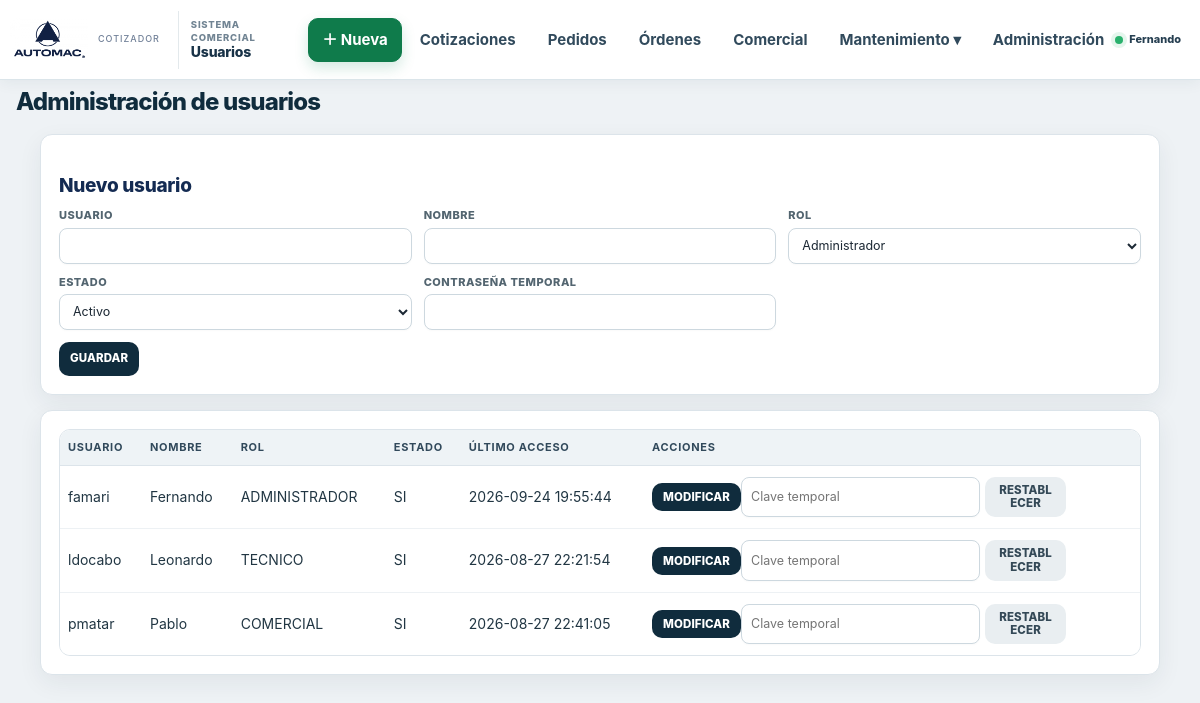
/administrar_usuarios.php (signed in), run on an earlier commit of the app's database.
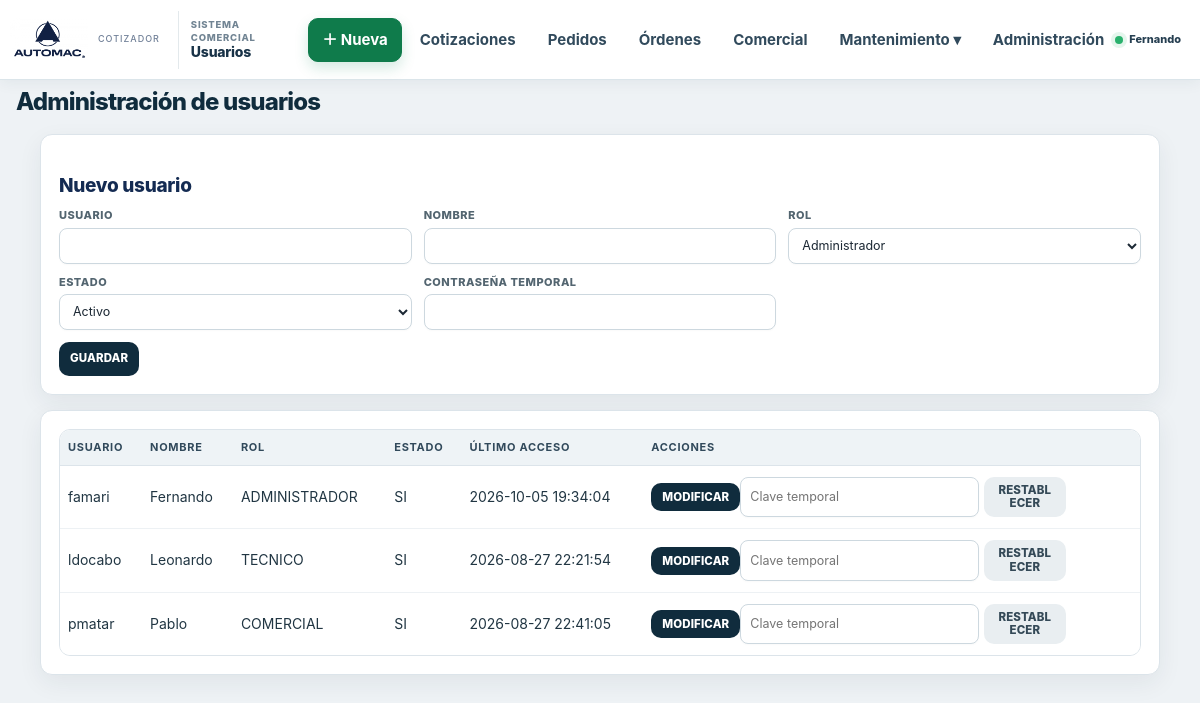
And on a later commit of the database.
### tables this page shows
CREATE TABLE `usuarios` (
  `usuario_id` int(10) UNSIGNED NOT NULL,
  `usuario_login` varchar(50) NOT NULL,
  `usuario_nombre` varchar(120) NOT NULL,
  `usuario_password` varchar(255) NOT NULL,
  `usuario_rol` enum('ADMINISTRADOR','COMERCIAL','TECNICO') NOT NULL,
  `usuario_activo` enum('SI','NO') NOT NULL DEFAULT 'SI',
  `usuario_debe_cambiar_clave` enum('SI','NO') NOT NULL DEFAULT 'SI',
  `usuario_ultimo_acceso` datetime DEFAULT NULL,
  `usuario_creado` datetime NOT NULL DEFAULT current_timestamp(),
  `usuario_modificado` datetime DEFAULT NULL
);

### administrar_usuarios.php (the view, shortened to what this page needs)
<?php
require_once 'conexion.php';
function e($v){return htmlspecialchars((string)$v,ENT_QUOTES,'UTF-8');}
$editar=null;
$usuarios=$conexion->query('SELECT * FROM usuarios ORDER BY usuario_nombre,usuario_login');
?><!doctype html><html lang="es"><head></head><body><div class="c"><?php require __DIR__ . '/menu.php'; ?><h1>Administración de usuarios</h1><section class="caja"><h2><?=$editar?'Modificar usuario':'Nuevo usuario'?></h2><form method="post" class="form"><div><label>Usuario</label><input name="usuario_login" required value="<?=e($editar['usuario_login']??'')?>"></div><div><label>Nombre</label><input name="usuario_nombre" required value="<?=e($editar['usuario_nombre']??'')?>"></div><div><label>Rol</label><select name="usuario_rol"><option value="ADMINISTRADOR"<?=($editar['usuario_rol']??'')==='ADMINISTRADOR'?' selected':''?>>Administrador</option></select></div><div><label>Estado</label><select name="usuario_activo"><option value="SI"<?=($editar['usuario_activo']??'SI')==='SI'?' selected':''?>>Activo</option></select></div><?php if(!$editar):?><div><label>Contraseña temporal</label><input type="password" name="clave" required></div><?php endif;?><div class="acciones"><button class="azul">GUARDAR</button> </div></form></section><section class="caja tabla"><table><tr><th>Usuario</th><th>Nombre</th><th>Rol</th><th>Estado</th><th>Último acceso</th><th>Acciones</th></tr><?php while($u=$usuarios->fetch_assoc()):?><tr><td><?=e($u['usuario_login'])?></td><td><?=e($u['usuario_nombre'])?></td><td><?=e($u['usuario_rol'])?></td><td><?=e($u['usuario_activo'])?></td><td><?=e($u['usuario_ultimo_acceso']?:'—')?></td><td><a class="btn azul" href="?editar=<?=(int)$u['usuario_id']?>">MODIFICAR</a><form method="post" class="rest" style="display:inline-flex"><input type="password" name="clave_nueva" placeholder="Clave temporal" minlength="10" autocomplete="new-password" title="Al menos 10 caracteres, con letras y números" required><button class="gris">RESTABLECER</button></form></td></tr><?php endwhile;?></table></section></div></body></html>

What changed in the data, as far as the page shows it:
changed usuarios "famari": usuario_ultimo_acceso "2026-09-24 19:55:44" → "2026-10-05 19:34:04"
